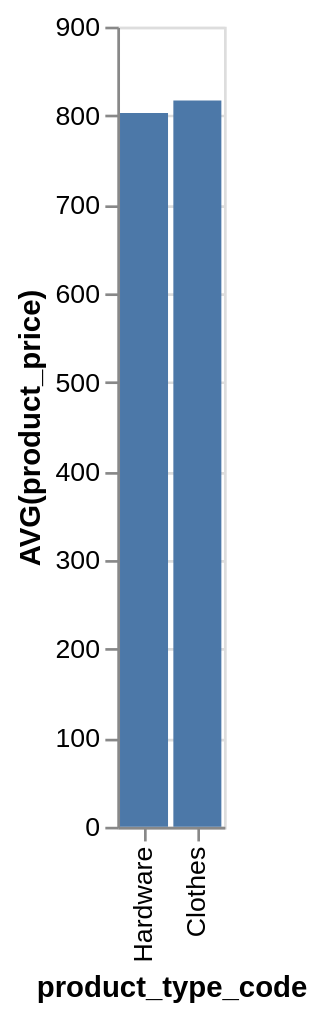

Here is the Vega-Lite specification saved for this chart:
### Vega-Lite specification from a JSON file in a GitHub repository (floating-point values rounded to 4 significant figures)
{"data": {"values": [{"x_data": "Clothes", "y_data": 817}, {"x_data": "Hardware", "y_data": 803}]}, "mark": "bar", "encoding": {"x": {"field": "x_data", "type": "nominal", "title": "product_type_code", "sort": {"op": "sum", "field": "y_data", "order": "ascending"}}, "y": {"field": "y_data", "type": "quantitative", "title": "AVG(product_price)"}}}
